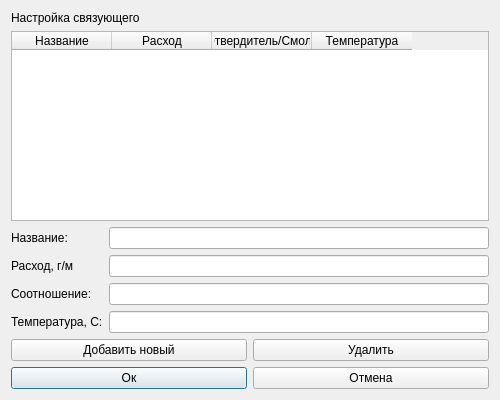
<?xml version="1.0" encoding="UTF-8"?>
<ui version="4.0">
 <class>Dialog</class>
 <widget class="QDialog" name="Dialog">
  <property name="geometry">
   <rect>
    <x>0</x>
    <y>0</y>
    <width>500</width>
    <height>400</height>
   </rect>
  </property>
  <property name="windowTitle">
   <string>Dialog</string>
  </property>
  <layout class="QGridLayout" name="gridLayout_2">
   <item row="4" column="0">
    <layout class="QGridLayout" name="gridLayout">
     <item row="1" column="0">
      <widget class="QPushButton" name="okbtn">
       <property name="text">
        <string>Ок</string>
       </property>
      </widget>
     </item>
     <item row="0" column="0">
      <widget class="QPushButton" name="addbtn">
       <property name="text">
        <string>Добавить новый</string>
       </property>
      </widget>
     </item>
     <item row="0" column="1">
      <widget class="QPushButton" name="delbtn">
       <property name="text">
        <string>Удалить</string>
       </property>
      </widget>
     </item>
     <item row="1" column="1">
      <widget class="QPushButton" name="cancelbtn">
       <property name="text">
        <string>Отмена</string>
       </property>
      </widget>
     </item>
    </layout>
   </item>
   <item row="0" column="0">
    <widget class="QLabel" name="label">
     <property name="text">
      <string>Настройка связующего</string>
     </property>
    </widget>
   </item>
   <item row="2" column="0">
    <layout class="QFormLayout" name="formLayout">
     <item row="0" column="1">
      <widget class="QLineEdit" name="Namele"/>
     </item>
     <item row="0" column="0">
      <widget class="QLabel" name="Namelb">
       <property name="text">
        <string>Название:</string>
       </property>
      </widget>
     </item>
     <item row="1" column="0">
      <widget class="QLabel" name="Glb">
       <property name="text">
        <string>Расход, г/м</string>
       </property>
      </widget>
     </item>
     <item row="1" column="1">
      <widget class="QLineEdit" name="Gle"/>
     </item>
     <item row="2" column="0">
      <widget class="QLabel" name="ratiolb">
       <property name="text">
        <string>Соотношение: </string>
       </property>
      </widget>
     </item>
     <item row="2" column="1">
      <widget class="QLineEdit" name="ratiole"/>
     </item>
     <item row="3" column="0">
      <widget class="QLabel" name="templb">
       <property name="text">
        <string>Температура, C:</string>
       </property>
      </widget>
     </item>
     <item row="3" column="1">
      <widget class="QLineEdit" name="temple"/>
     </item>
    </layout>
   </item>
   <item row="1" column="0">
    <widget class="QTableWidget" name="matrixtbl">
     <column>
      <property name="text">
       <string>Название</string>
      </property>
     </column>
     <column>
      <property name="text">
       <string>Расход</string>
      </property>
     </column>
     <column>
      <property name="text">
       <string>Отвердитель/Смола</string>
      </property>
     </column>
     <column>
      <property name="text">
       <string>Температура</string>
      </property>
     </column>
    </widget>
   </item>
  </layout>
 </widget>
 <tabstops>
  <tabstop>Namele</tabstop>
  <tabstop>Gle</tabstop>
  <tabstop>ratiole</tabstop>
  <tabstop>temple</tabstop>
  <tabstop>matrixtbl</tabstop>
  <tabstop>addbtn</tabstop>
  <tabstop>okbtn</tabstop>
  <tabstop>delbtn</tabstop>
  <tabstop>cancelbtn</tabstop>
 </tabstops>
 <resources/>
 <connections/>
</ui>
